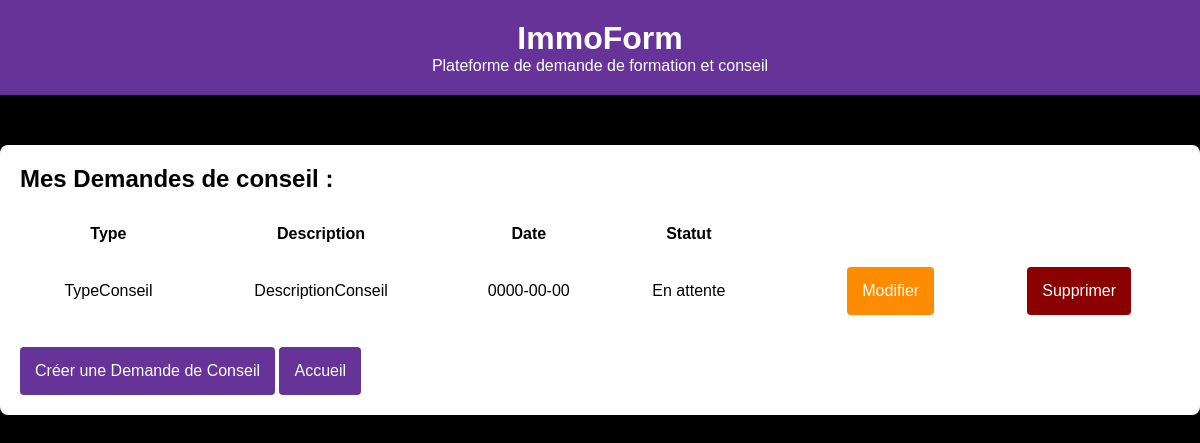
Before: /client/mes_demandes.php (signed in) with the older database file.
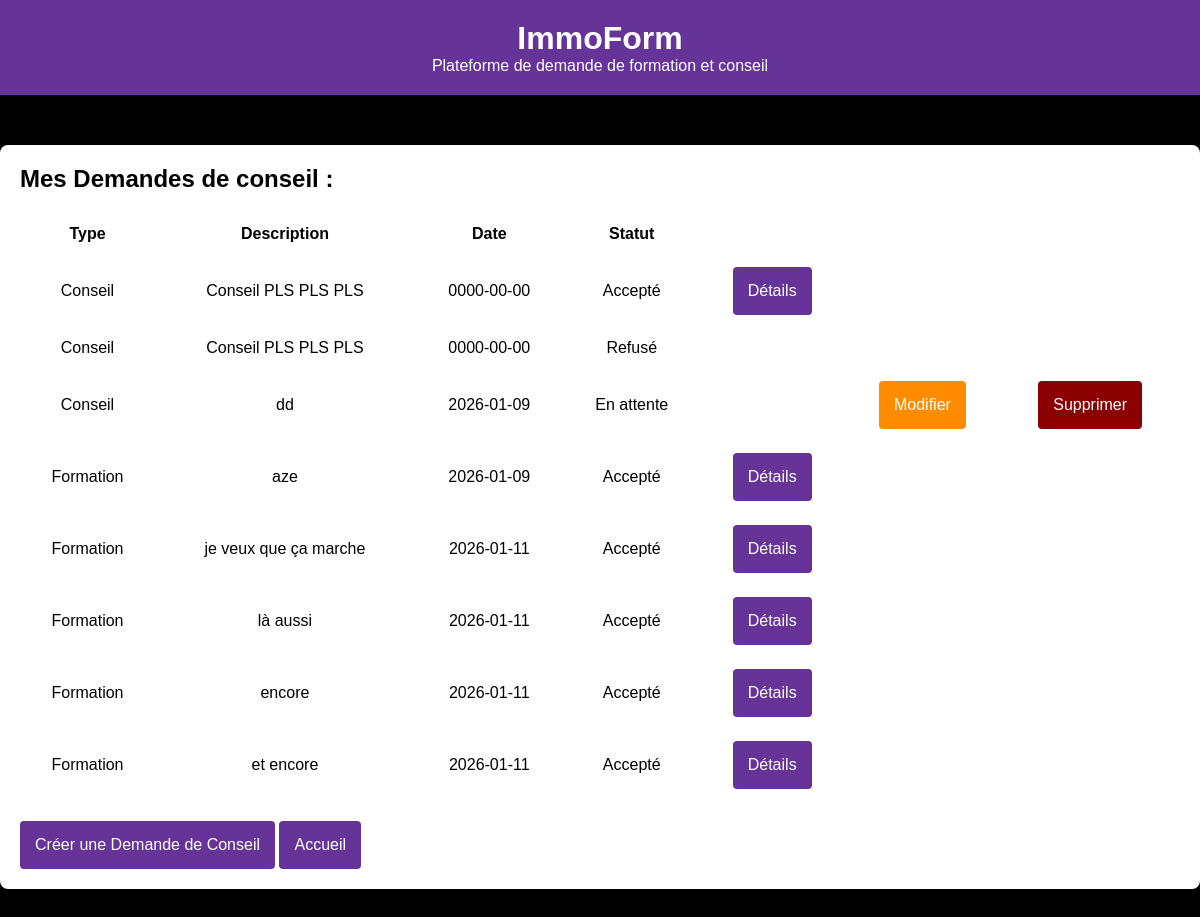
After: the same page with the newer database file.
### tables this page shows
CREATE TABLE `demandeconseil` (
  `Id` int(11) NOT NULL,
  `Agence_Id` int(11) NOT NULL,
  `Contact_Id` int(11) NOT NULL,
  `Type` varchar(100) NOT NULL,
  `Description` text NOT NULL,
  `Date` date NOT NULL,
  `Statut` varchar(20) NOT NULL,
  `Formateur_Id` int(11) DEFAULT NULL
);

### client/mes_demandes.php (the view, shortened to what this page needs)
<?php
include '../includes/header.php';
$pdo = new PDO("mysql:host=".config::host.";dbname=".config::dbname, config::user, config::password);
$req = $pdo->prepare("SELECT * FROM demandeconseil ORDER BY demandeconseil.Id ASC");
$req->execute();
$conseils = $req->fetchAll();
?>
<div class="container">
    <h2>Mes Demandes de conseil :</h2>
    <table>
        <tr>
            <th>Type</th>
            <th>Description</th>
            <th>Date</th>
            <th>Statut</th>
        </tr>
        <?php
        foreach ($conseils as $conseil)
        {
            ?>
            <tr>
                <td><?php echo $conseil["Type"] ?></td>
                <td><?php echo $conseil["Description"] ?></td>
                <td><?php echo $conseil["Date"] ?></td>
                <td><?php echo $conseil["Statut"] ?></td>
                <td>
                    <?php if ($conseil["Statut"] == "Accepté") {
                        echo '<a href="demande_validee.php?id='.$conseil["Id"].'" class="btn">Détails</a>';
                    } ?>
                </td>
                    <?php if ($conseil["Statut"] == "En attente") { ?>
                <td>
                        <?php echo '<a href="modifierDemande.php?id='. $conseil["Id"].'" class="btn1">Modifier</a>';?>
                <td>
                    <?php echo '<a href="supprimerDemande.php?id='.$conseil["Id"].' ?>" class="btn2">Supprimer</a>';
                    }
                    ?>
                </td>
            </tr>
            <?php
        }
        ?>
    </table>
    <a href="./creerDemande.php" class="btn btn-success">Créer une Demande de Conseil</a>
    <a href="./navbar.php" class="btn btn-secondary">Accueil</a>
</div>
<?php  include '../includes/footer.php'?>

### includes/header.php (shortened to what this page needs)
<!DOCTYPE html>
<html lang="fr">
<head>
    <link rel="stylesheet" href="../css/style.css">
</head>
<body>
<header>
    <h1><a href="/ImmoForm/index.php" class="immo">ImmoForm</a></h1>
    <p>Plateforme de demande de formation et conseil</p>
</header>

### includes/footer.php
</body>
</html>

### css/style.css (style rules this page uses)
* { margin: 0; padding: 0; box-sizing: border-box; }
body { font-family: Arial, sans-serif; background-color: black; color: black; }
header { background-color: rebeccapurple; color: white; padding: 20px; text-align: center; }
.immo { text-decoration: None ; color: inherit; }
.container { max-width: 1300px; margin: 50px auto; padding: 20px; background-color: white; border-radius: 8px; box-shadow: 0 0 10px rgba(0,0,0,0.1); }
.btn { display: inline-block; padding: 15px; background-color: rebeccapurple; color: white; text-decoration: none; border-radius: 4px; transition: background-color 0.3s; cursor: pointer; }
.btn1 { display: inline-block; padding: 15px; background-color: darkorange; color: white; text-decoration: none; border-radius: 4px; transition: background-color 0.3s; cursor: pointer; }
.btn2 { display: inline-block; padding: 15px; background-color: darkred; color: white; text-decoration: none; border-radius: 4px; transition: background-color 0.3s; cursor: pointer; }
table { width: 100%; border-collapse: collapse; margin: 20px 0; background-color: white; }
th, td { padding: 12px; text-align: center; }

Changed rows visible on the page:
removed demandeconseil: Type "TypeConseil", Description "DescriptionConseil", Date "0000-00-00", Statut "En attente"
added demandeconseil: Type "Conseil", Description "Conseil PLS PLS PLS", Date "0000-00-00", Statut "Accepté"
added demandeconseil: Type "Conseil", Description "Conseil PLS PLS PLS", Date "0000-00-00", Statut "Refusé"
added demandeconseil: Type "Conseil", Description "dd", Date "2026-01-09", Statut "En attente"
added demandeconseil: Type "Formation", Description "aze", Date "2026-01-09", Statut "Accepté"
added demandeconseil: Type "Formation", Description "je veux que ça marche", Date "2026-01-11", Statut "Accepté"
added demandeconseil: Type "Formation", Description "là aussi", Date "2026-01-11", Statut "Accepté"
added demandeconseil: Type "Formation", Description "encore", Date "2026-01-11", Statut "Accepté"
added demandeconseil: Type "Formation", Description "et encore", Date "2026-01-11", Statut "Accepté"
